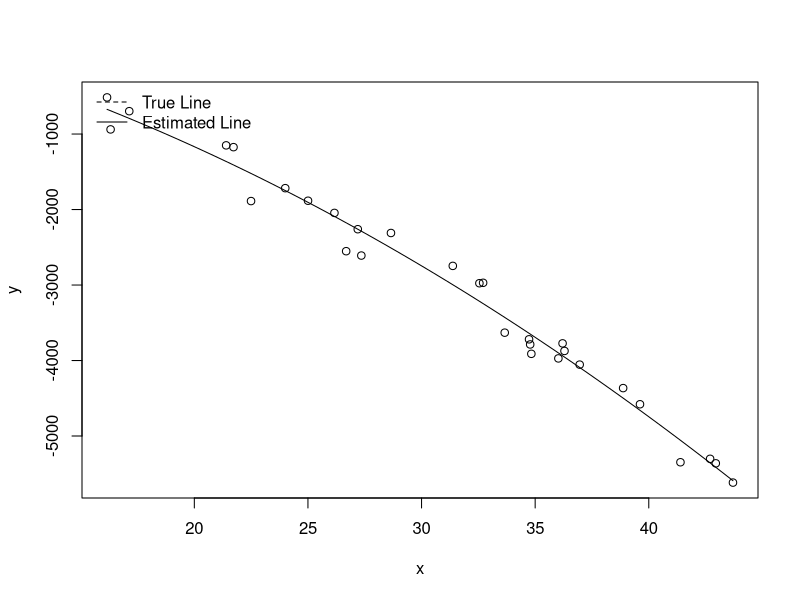
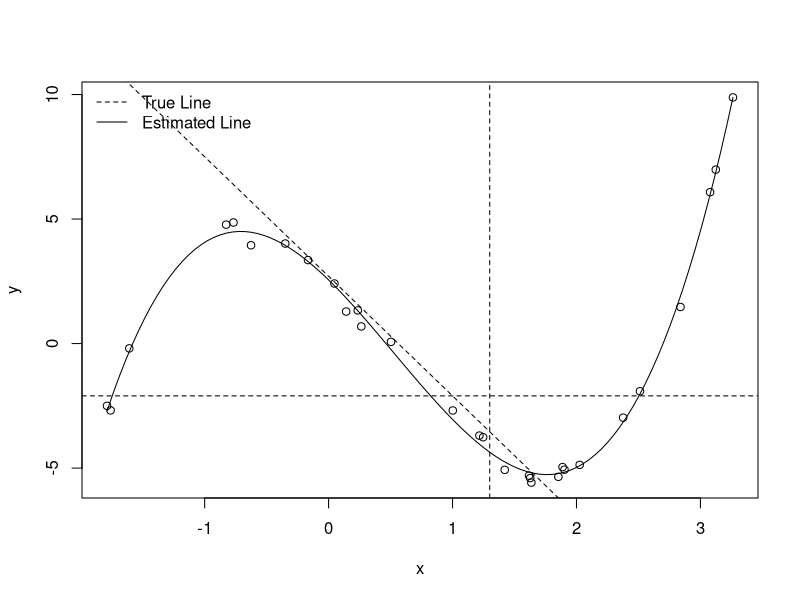
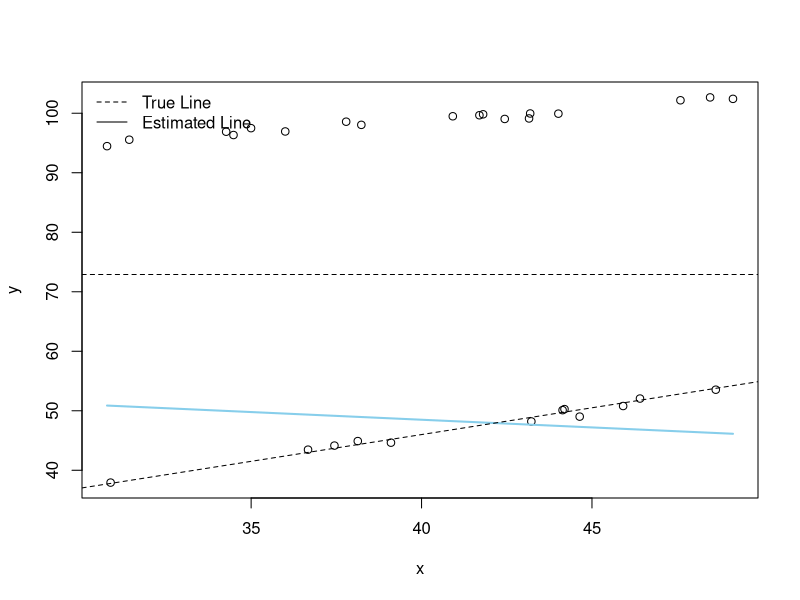

Recreate these plots in R, in order.
## ---- chunk 1
 ## Simulating Data from a Regression Model
  ## This R-chunk is meant to be played in your R Console.
  ## It allows you to explore how the various elements
  ## of the regression model combine together to "create"
  ## data and then use the data to "re-create" the line.

  set.seed(101) #Allows us to always get the same "random" sample
                #Change to a new number to get a new sample

  n <- 30 #set the sample size

  X_i <- runif(n, 15, 45) 
    #Gives n random values from a uniform distribution between 15 to 45.

  beta0 <- 1 #Our choice for the y-intercept. 

  beta1 <- 1.8 #Our choice for the slope. 
  
  beta2 <- -3 #Our choice for the concavity. 

  sigma <- 200.5 #Our choice for the std. deviation of the error terms.


  epsilon_i <- rnorm(n, 0, sigma) 
    #Gives n random values from a normal distribution with mean = 0, st. dev. = sigma.

  Y_i <- beta0 + beta1*X_i + beta2* X_i ^ 2 + epsilon_i 
    #Create Y using the normal error regression model

  fabData <- data.frame(y=Y_i, x=X_i) 
    #Store the data as data

#  View(fabData) 
  

  #In the real world, we begin with data (like fabData) and try to recover the model that 
  # (we assume) was used to created it.

  fab.lm <- lm(y ~ x + I(x^2), data=fabData) #Fit an estimated regression model to the fabData.

  summary(fab.lm) #Summarize your model. 
  
  # saving regression coefficients
b <- coef(fab.lm)
  
  plot(y ~ x, data=fabData) #Plot the data.

  curve(b[1] + b[2] * x + b[3] * x^2, add = TRUE) #Add the estimated regression line to your plot.


  # Now for something you can't do in real life... but since we created the data...

  abline(beta0, beta1, beta2, lty=2) 
    #Add the true regression line to your plot using a dashed line (lty=2). 

  legend("topleft", legend=c("True Line", "Estimated Line"), lty=c(2,1), bty="n") 
    #Add a legend to your plot specifying which line is which.
## ---- chunk 2

# ----- Class Activity - Different Types of Models May 27th, 2021
## Simulating Data from a Regression Model
## This R-chunk is meant to be played in your R Console.
## It allows you to explore how the various elements
## of the regression model combine together to "create"
## data and then use the data to "re-create" the line.

  set.seed(101) #Allows us to always get the same "random" sample
                #Change to a new number to get a new sample

  n <- 30 #set the sample size

  X_i <- runif(n, -2, 3.5) 
  #Gives n random values from a uniform distribution between 15 to 45.

  beta0 <- 2.7 #Our choice for the y-intercept. 

  beta1 <- -4.8 #Our choice for the slope. 
  
  beta2 <- -2.1 #Our choice for the concavity. 
  
  beta3 <- 1.3 #Our choice for the concavity. 

  sigma <- 0.3 #Our choice for the std. deviation of the error terms.


  epsilon_i <- rnorm(n, 0, sigma) 
  #Gives n random values from a normal distribution with mean = 0, st. dev. = sigma.

    Y_i <- beta0 + beta1 * X_i + beta2 * X_i ^ 2 + beta3* X_i ^ 3 + epsilon_i 
  #Create Y using the normal error regression model
  
  fabData <- data.frame(y=Y_i, x=X_i) 
  #Store the data as data

#  View(fabData) 
  

  #In the real world, we begin with data (like fabData) and try to recover the model that 
  # (we assume) was used to created it.

  fab.lm <- lm(y ~ x + I(x^2) + I(x^3), data=fabData) #Fit an estimated regression model to the fabData.

  summary(fab.lm) #Summarize your model. 
  
  # saving regression coefficients
b <- coef(fab.lm)
  
  plot(y ~ x, data=fabData) #Plot the data.

  curve(b[1] + b[2] * x + b[3] * x^2 + b[4]* x^3, add = TRUE) #Add the estimated regression line to your plot.


  # Now for something you can't do in real life... but since we created the data...

  abline(beta0, beta1, beta2, beta3, lty=2) 
    #Add the true regression line to your plot using a dashed line (lty=2). 

  legend("topleft", legend=c("True Line", "Estimated Line"), lty=c(2,1), bty="n") 
    #Add a legend to your plot specifying which line is which.
## ---- chunk 3

# ----- Class Activity - Different Types of Models May 27th, 2021
## Simulating Data from a Regression Model
## This R-chunk is meant to be played in your R Console.
## It allows you to explore how the various elements
## of the regression model combine together to "create"
## data and then use the data to "re-create" the line.

  set.seed(101) #Allows us to always get the same "random" sample
                #Change to a new number to get a new sample

  n <- 30 #set the sample size

  X_1i <- runif(n, 30, 50) 
  X_2i <- sample(c(0,1),n,replace = TRUE)
  
  #Gives n random values from a uniform distribution between 15 to 45.

  beta0 <- 10 #Our choice for the y-intercept. 

  beta1 <- 0.9 #Our choice for the slope. 
  
  beta2 <- 72.9 #Our choice for the concavity. 
  
  beta3 <- -0.5 #Our choice for the concavity. 

  sigma <- 0.5 #Our choice for the std. deviation of the error terms.


  epsilon_i <- rnorm(n, 0, sigma) 
  #Gives n random values from a normal distribution with mean = 0, st. dev. = sigma.

    Y_i <- beta0 + beta1 * X_1i + beta2 * X_2i^2 + beta3* X_1i * X_2i + epsilon_i 
  #Create Y using the normal error regression model
  
  fabData <- data.frame(y=Y_i, x=X_1i, x_2 = X_2i) 
  #Store the data as data

#  View(fabData) 
  

  #In the real world, we begin with data (like fabData) and try to recover the model that 
  # (we assume) was used to created it.

  fab.lm <- lm(y ~ x + x + x:x_2, data=fabData) #Fit an estimated regression model to the fabData.

  summary(fab.lm) #Summarize your model. 
  
  # saving regression coefficients
b <- coef(fab.lm)
  
  plot(y ~ x, data=fabData) #Plot the data.

  curve(b[1] + b[2]*x, col="skyblue", lwd=2, add=TRUE)  #baseline (in blue)
  curve((b[1] + b[3]) + (b[2] + b[4])*x, col="orange", lwd=2, add=TRUE) #changed line (in orange)

  curve(b[1] + b[2] * x + b[3] * x^2 + b[4]^3, add = TRUE)
  #Add the estimated regression line to your plot.


  # Now for something you can't do in real life... but since we created the data...

  abline(beta0, beta1, beta2, beta3, lty=2) 
    #Add the true regression line to your plot using a dashed line (lty=2). 

  legend("topleft", legend=c("True Line", "Estimated Line"), lty=c(2,1), bty="n") 
    #Add a legend to your plot specifying which line is which.
